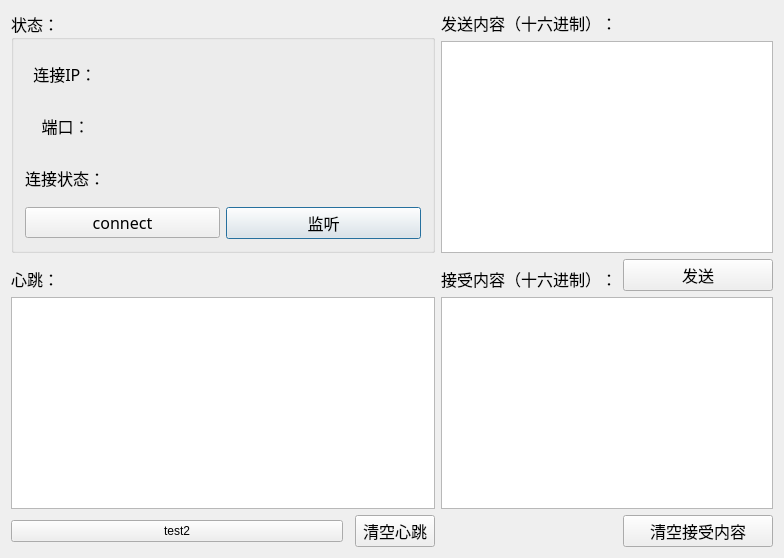
<?xml version="1.0" encoding="UTF-8"?>
<ui version="4.0">
 <class>socketDlg</class>
 <widget class="QDialog" name="socketDlg">
  <property name="geometry">
   <rect>
    <x>0</x>
    <y>0</y>
    <width>784</width>
    <height>558</height>
   </rect>
  </property>
  <property name="windowTitle">
   <string>通讯设置</string>
  </property>
  <layout class="QGridLayout" name="gridLayout_3" columnstretch="1,0,0,0,0">
   <item row="0" column="0" rowspan="2" colspan="3">
    <widget class="QGroupBox" name="groupBox">
     <property name="font">
      <font>
       <family>宋体</family>
       <pointsize>12</pointsize>
      </font>
     </property>
     <property name="title">
      <string>状态：</string>
     </property>
     <layout class="QGridLayout" name="gridLayout_2">
      <item row="1" column="0">
       <layout class="QGridLayout" name="gridLayout">
        <item row="1" column="0">
         <widget class="QLabel" name="label_6">
          <property name="font">
           <font>
            <family>宋体</family>
            <pointsize>12</pointsize>
           </font>
          </property>
          <property name="text">
           <string>    端口：</string>
          </property>
         </widget>
        </item>
        <item row="0" column="1">
         <widget class="QLabel" name="label_IP">
          <property name="font">
           <font>
            <family>宋体</family>
            <pointsize>12</pointsize>
           </font>
          </property>
          <property name="text">
           <string/>
          </property>
         </widget>
        </item>
        <item row="0" column="0">
         <widget class="QLabel" name="label">
          <property name="font">
           <font>
            <family>宋体</family>
            <pointsize>12</pointsize>
           </font>
          </property>
          <property name="text">
           <string>  连接IP：</string>
          </property>
         </widget>
        </item>
        <item row="1" column="1">
         <widget class="QLabel" name="label_port">
          <property name="font">
           <font>
            <family>宋体</family>
            <pointsize>12</pointsize>
           </font>
          </property>
          <property name="text">
           <string/>
          </property>
         </widget>
        </item>
        <item row="2" column="1">
         <widget class="QLabel" name="label_status">
          <property name="font">
           <font>
            <family>宋体</family>
            <pointsize>12</pointsize>
           </font>
          </property>
          <property name="text">
           <string/>
          </property>
         </widget>
        </item>
        <item row="2" column="0">
         <widget class="QLabel" name="label_2">
          <property name="font">
           <font>
            <family>宋体</family>
            <pointsize>12</pointsize>
           </font>
          </property>
          <property name="text">
           <string>连接状态：</string>
          </property>
         </widget>
        </item>
        <item row="3" column="1">
         <widget class="QPushButton" name="pushButton_listen">
          <property name="font">
           <font>
            <family>宋体</family>
            <pointsize>12</pointsize>
           </font>
          </property>
          <property name="text">
           <string>监听</string>
          </property>
         </widget>
        </item>
        <item row="3" column="0">
         <widget class="QPushButton" name="pushButton_connect">
          <property name="text">
           <string>connect</string>
          </property>
         </widget>
        </item>
       </layout>
      </item>
     </layout>
    </widget>
   </item>
   <item row="1" column="3" colspan="2">
    <widget class="QPlainTextEdit" name="plainTextEdit_sendData">
     <property name="font">
      <font>
       <family>宋体</family>
       <pointsize>12</pointsize>
      </font>
     </property>
    </widget>
   </item>
   <item row="0" column="3">
    <widget class="QLabel" name="label_3">
     <property name="font">
      <font>
       <family>宋体</family>
       <pointsize>12</pointsize>
      </font>
     </property>
     <property name="text">
      <string>发送内容（十六进制）：</string>
     </property>
    </widget>
   </item>
   <item row="4" column="0" colspan="3">
    <widget class="QPlainTextEdit" name="plainTextEdit_beat">
     <property name="font">
      <font>
       <family>宋体</family>
       <pointsize>12</pointsize>
      </font>
     </property>
     <property name="readOnly">
      <bool>true</bool>
     </property>
    </widget>
   </item>
   <item row="2" column="4" rowspan="2">
    <widget class="QPushButton" name="pushButton_send">
     <property name="maximumSize">
      <size>
       <width>150</width>
       <height>16777215</height>
      </size>
     </property>
     <property name="font">
      <font>
       <family>宋体</family>
       <pointsize>12</pointsize>
      </font>
     </property>
     <property name="text">
      <string>发送</string>
     </property>
    </widget>
   </item>
   <item row="4" column="3" colspan="2">
    <widget class="QPlainTextEdit" name="plainTextEdit_receiveData">
     <property name="font">
      <font>
       <family>宋体</family>
       <pointsize>12</pointsize>
      </font>
     </property>
     <property name="readOnly">
      <bool>true</bool>
     </property>
    </widget>
   </item>
   <item row="3" column="0">
    <widget class="QLabel" name="label_5">
     <property name="font">
      <font>
       <family>宋体</family>
       <pointsize>12</pointsize>
      </font>
     </property>
     <property name="text">
      <string>心跳：</string>
     </property>
    </widget>
   </item>
   <item row="6" column="2">
    <widget class="QPushButton" name="pushButton_clearBeat">
     <property name="maximumSize">
      <size>
       <width>150</width>
       <height>16777215</height>
      </size>
     </property>
     <property name="font">
      <font>
       <family>宋体</family>
       <pointsize>12</pointsize>
      </font>
     </property>
     <property name="text">
      <string>清空心跳</string>
     </property>
    </widget>
   </item>
   <item row="6" column="4">
    <widget class="QPushButton" name="pushButton_clearReceive">
     <property name="minimumSize">
      <size>
       <width>150</width>
       <height>0</height>
      </size>
     </property>
     <property name="font">
      <font>
       <family>宋体</family>
       <pointsize>12</pointsize>
      </font>
     </property>
     <property name="text">
      <string>清空接受内容</string>
     </property>
    </widget>
   </item>
   <item row="3" column="3">
    <widget class="QLabel" name="label_4">
     <property name="font">
      <font>
       <family>宋体</family>
       <pointsize>12</pointsize>
      </font>
     </property>
     <property name="text">
      <string>接受内容（十六进制）：</string>
     </property>
    </widget>
   </item>
   <item row="6" column="0">
    <widget class="QPushButton" name="test">
     <property name="text">
      <string>test2</string>
     </property>
    </widget>
   </item>
  </layout>
 </widget>
 <layoutdefault spacing="6" margin="11"/>
 <resources/>
 <connections>
  <connection>
   <sender>pushButton_clearReceive</sender>
   <signal>clicked()</signal>
   <receiver>plainTextEdit_receiveData</receiver>
   <slot>clear()</slot>
   <hints>
    <hint type="sourcelabel">
     <x>772</x>
     <y>546</y>
    </hint>
    <hint type="destinationlabel">
     <x>494</x>
     <y>303</y>
    </hint>
   </hints>
  </connection>
  <connection>
   <sender>pushButton_connect</sender>
   <signal>clicked()</signal>
   <receiver>socketDlg</receiver>
   <slot>on_pushButton_Connect_clicked()</slot>
   <hints>
    <hint type="sourcelabel">
     <x>92</x>
     <y>222</y>
    </hint>
    <hint type="destinationlabel">
     <x>102</x>
     <y>267</y>
    </hint>
   </hints>
  </connection>
 </connections>
 <slots>
  <slot>on_pushButton_Connect_clicked()</slot>
  <slot>slot_sendData()</slot>
  <slot>slot_sendWeldRet()</slot>
  <slot>test_new()</slot>
 </slots>
</ui>
